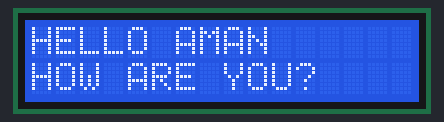
Simulated run of this sketch. Board: Arduino Uno, built with avr-gcc and run on an emulated ATmega328P. Shown: 16×2 character LCD.

Above: at 0.1 s.
At 3.1 s:
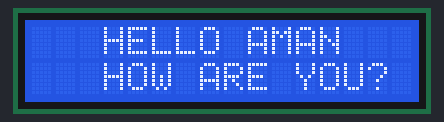
At 7.1 s:
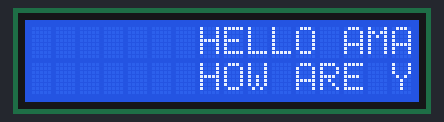
At 15.2 s:
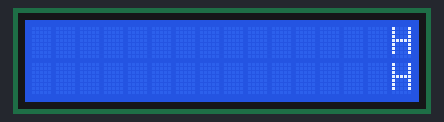
At 29.2 s:
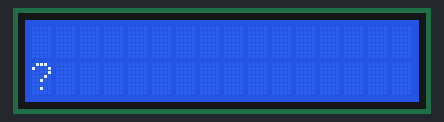
At 39.3 s:
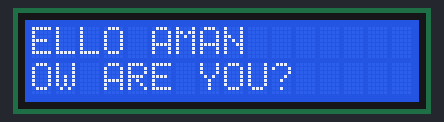

Measured:
- what the display in image 1 shows lasts 0.5 s, from 3.1 s to 3.6 s

The sketch:

lcd_print.ino
```cpp
#include <LiquidCrystal.h>

const int rs = 10, en = 11, d4 = 8, d5 = 9, d6 = 6, d7 = 7;
LiquidCrystal lcd(rs, en, d4, d5, d6, d7);
int motorF=6;
int motorR=7;

void setup()

{

 pinMode(motorF,OUTPUT);
 pinMode(motorR,OUTPUT);

lcd.begin(16, 2);

}


void loop()

{
lcd.print("HELLO AMAN");

lcd.setCursor(0, 1);
lcd.print("HOW ARE YOU?");

delay(500);

lcd.scrollDisplayRight();
lcd.noDisplay();
delay(500);
lcd.display();
lcd.setCursor(0, 0);//

}
```
